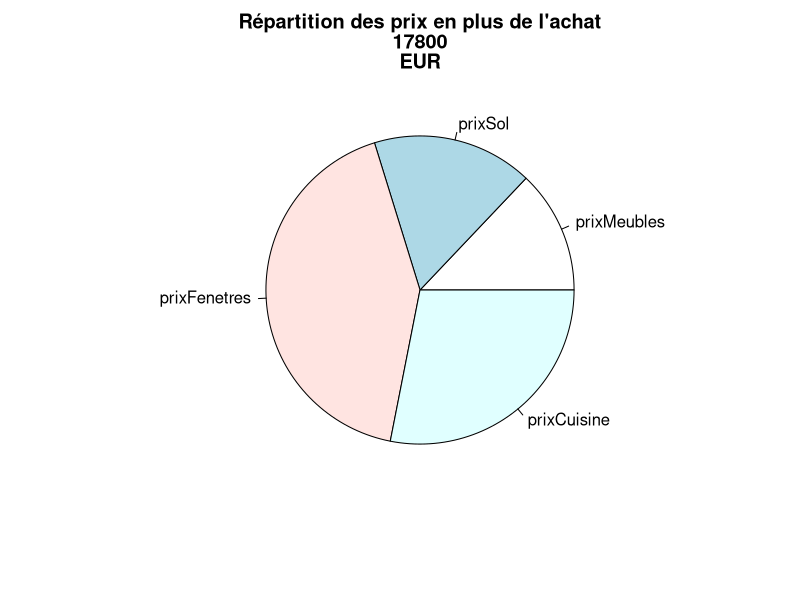

This figure's R source:
#Prets et Apports
prixAppartement = 250630
tauxBourseAnnuel = 1/100
apport = 100000
pretBancaire = 200000
taux20ans = 1 + 1.10/100
taux25ans = 1 + 1.2/100
salaireMensuel = 2396

#Travaux
prixSol = 3000
prixFenetres = 3*2500
prixCuisine = 5000
prixCanape = 1000
prixLampes = 500
prixEtageres = 500
prixTables = 300
prixMeubles = prixCanape + prixLampes + prixEtageres + prixTables
prixTravaux = prixMeubles + prixSol + prixFenetres + prixCuisine

#Graph
pretMensuelMax = salaireMensuel / 3
pretMax20ans = pretMensuelMax * 12 * 20 / taux20ans
pretMax25ans = pretMensuelMax * 12 * 25 / taux25ans
pieChart = c(prixMeubles, prixSol, prixFenetres, prixCuisine)
pie(pieChart, labels = c('prixMeubles', 'prixSol', 'prixFenetres', 'prixCuisine'), main = c("Répartition des prix en plus de l'achat",as.character(prixTravaux),"EUR"))

